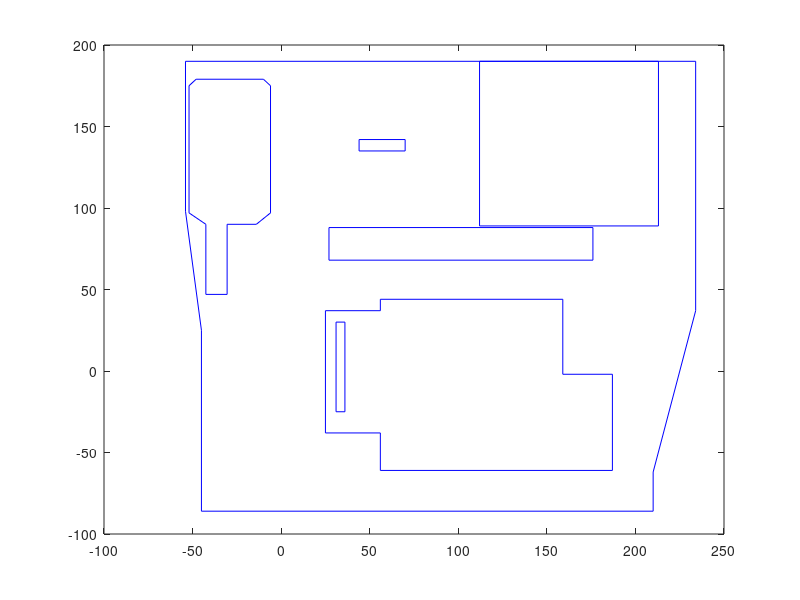

The MATLAB source for this figure:
%Burris boundary
x=[-54,234,234,210,210,-45,-45,-54,-54];
y=[190,190,37,-62,-86,-86,25,98,190];
plot(x,real(y),'b')
hold on

%Injection FTWR ehse
x= [112, 213, 213,112,112];
y= [190,190,89,89,190];
plot(x,real(y),'b')
hold on 

%Office-Shed
x= [27,176,176,27,27];
y= [88,88,68,68,88];
plot(x,real(y),'b')
hold on 
%Burris WHSE
x= [25,56,56,159,159,187,187,56,56,25,25];
y= [37,37,44,44,-2,-2,-61,-61,-38,-38,37];
plot(x,real(y),'b')
hold on 
%Tank farm
x= [-52,-48,-10,-6,-6,-14,-30.5,-30.5,-42.5,-42.5,-52,-52];
y= [175,179,179,175,97,90,90,47,47,90,97,175];
plot(x,real(y),'b')
hold on 
%South SW drain
x= [31,36,36,31,31];
y= [30,30,-25,-25,30];
plot(x,real(y),'b')
hold on 
%Norht SW drain
x= [44,70,70,44,44];
y= [142,142,135,135,142];
plot(x,real(y),'b')
hold on 